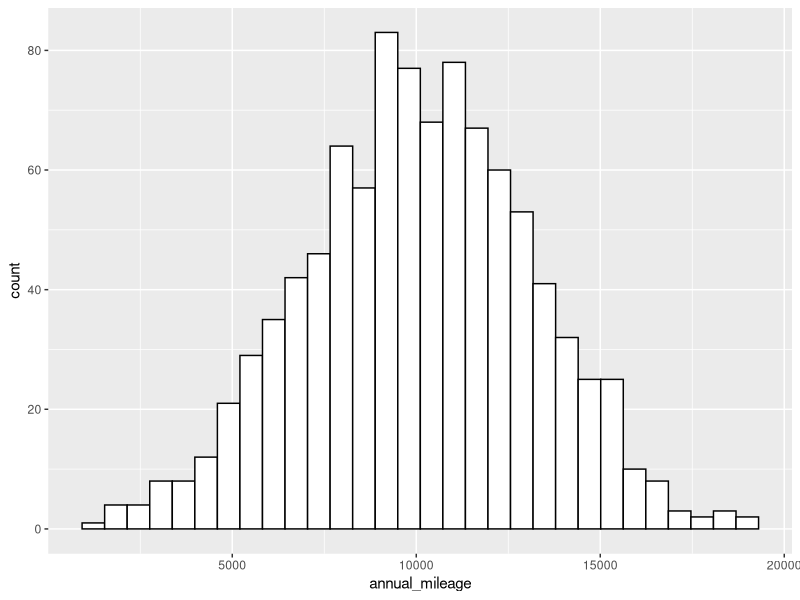
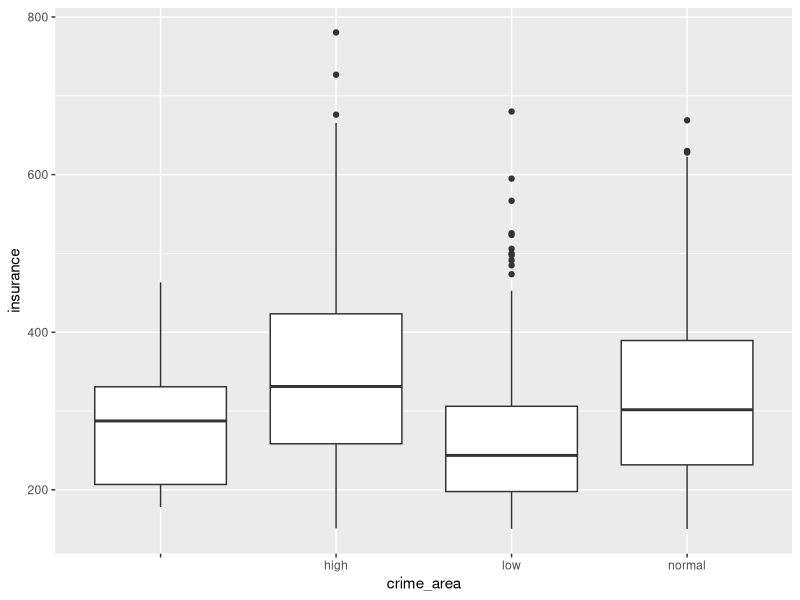
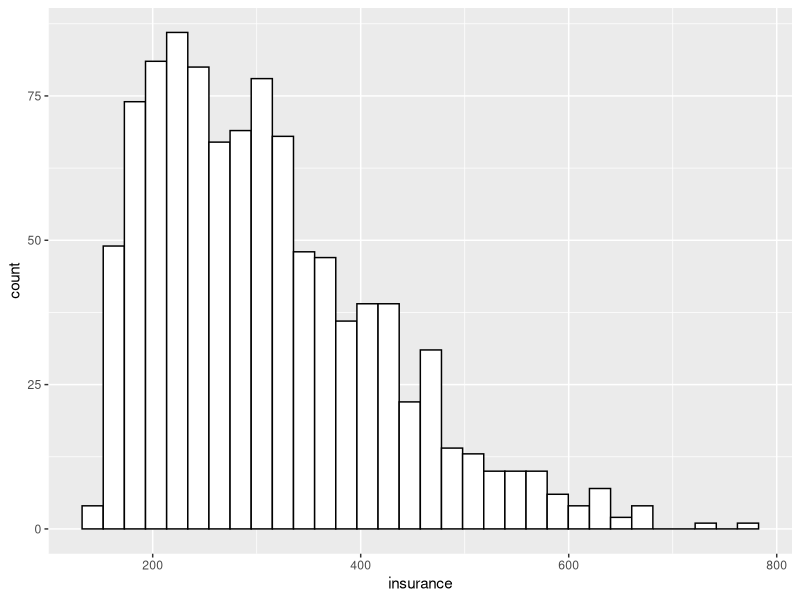
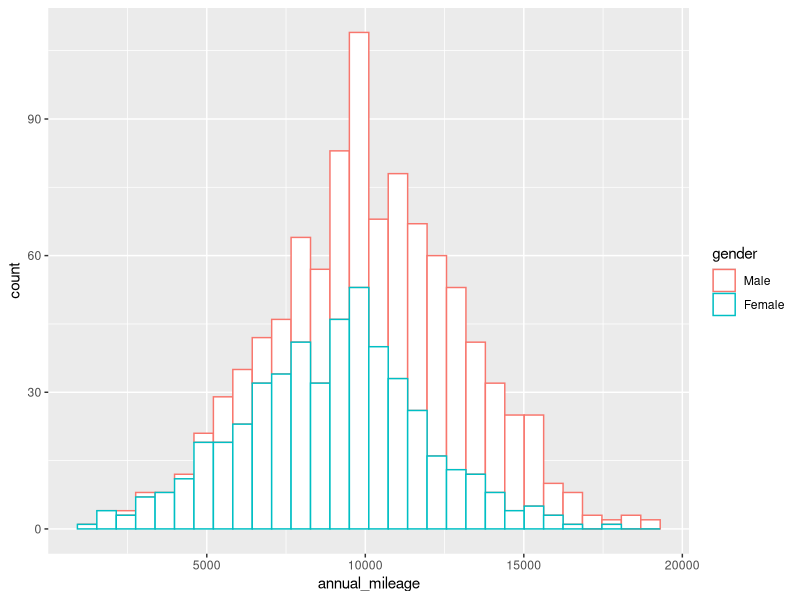
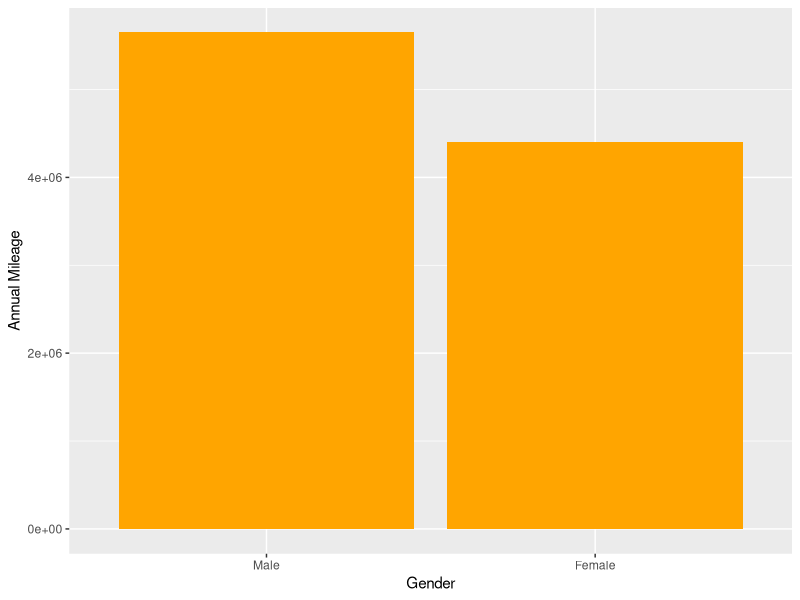
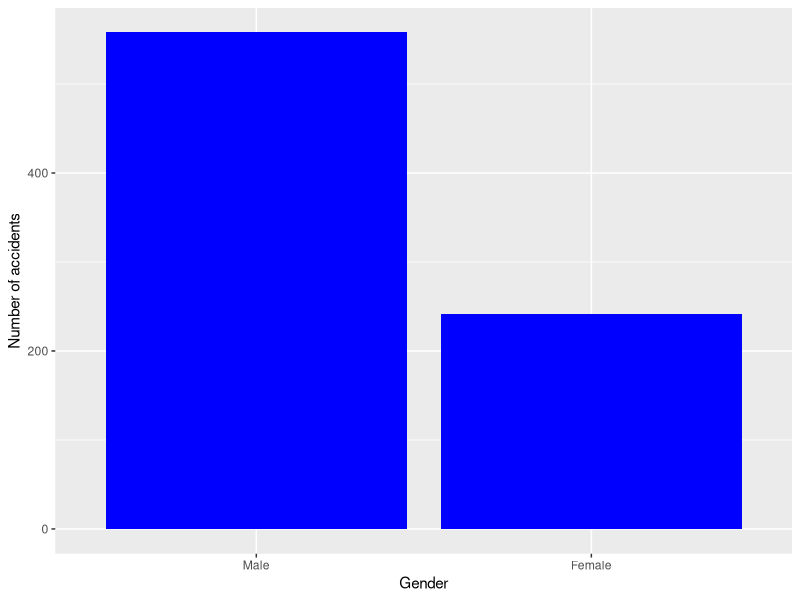
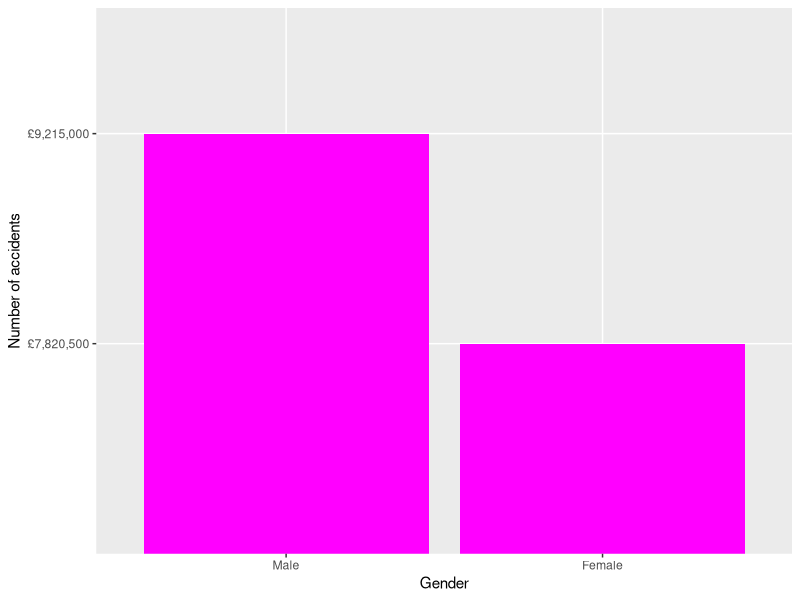
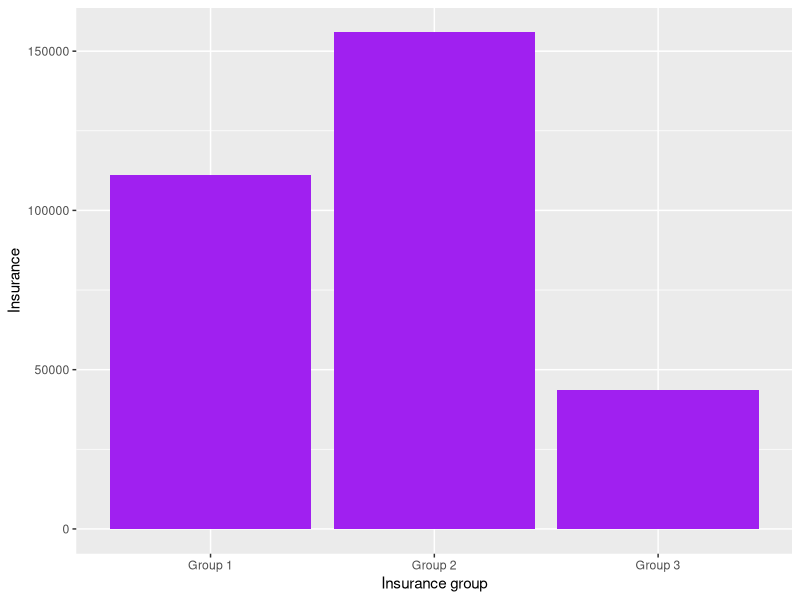

These figures' R source, in order:
## ---- chunk 1
getwd()
library(caret)
library(ggplot2)
library(stringr)
library(dplyr)
library(corrplot)
library(Hmisc)
library(formattable)
## ---- chunk 2
#clears the R environment
rm(list=ls())
## ---- chunk 3
#sets working directory to current directory
setwd(getwd())
## ---- chunk 4
#Reading the data file
insuredb <- read.csv("insurance.csv", stringsAsFactors = T)
## ---- chunk 5
#structure of the data
str(insuredb)
## ---- chunk 6
#in-depth view of the data
describe(insuredb)
## ---- chunk 7
#summary of the data, for insight in slightly different form
summary(insuredb)
## ---- chunk 8
# Observing the first 6 rows
head(insuredb)
## ---- chunk 9
min(insuredb$driver_age)
## ---- chunk 10
insuredb$car_reg <- NULL #to remove the car_reg column

insuredb$country <- NULL #to remove the country column

summary(insuredb)
## ---- chunk 11
#To determine best value to fix for the missing values of 'annual_mileage'
ggplot(data = insuredb, aes(x = annual_mileage)) + 
  geom_histogram(bins = 30, na.rm = TRUE, color="black", fill="white", position = "stack")

## ---- chunk 12
#get the mean of the values
getMean = mean(insuredb$annual_mileage, na.rm = TRUE)

insuredb$annual_mileage[is.na(insuredb$annual_mileage)] <- getMean
#summary(insuredb)

## ---- chunk 13
#To determine best value to fix for the missing values of 'crime_area'

ggplot(data = insuredb, aes(x = crime_area, y = insurance)) + geom_boxplot()

## ---- chunk 14
#to replace missing values with 'low' being the median
insuredb$crime_area[(insuredb$crime_area == '')] <- 'low'

insuredb$crime_area = droplevels(insuredb$crime_area)

## ---- chunk 15
#gender column transformation
prepGender <- function(genderStr){
  cSgenderStrtr <- as.character(genderStr)
  if(str_length(genderStr) == 1){
    if(genderStr == 'M') genderStr = as.factor('Male')
    if(genderStr == 'F') genderStr = as.factor('Female')
  }else{
    genderStr = str_to_sentence(genderStr)
  }
  genderStr = as.factor(genderStr)
}

insuredb$gender = sapply(insuredb$gender, prepGender)
#summary(insuredb$gender)
## ---- chunk 16
#car_value column transformation to get rid of £ and K from the values
carValue <- function(cStr){
  cStr <- as.character(cStr)
  if(str_detect(cStr, 'K')){
    newVal = str_remove_all(cStr, "[£K]")
    newVal = as.numeric(newVal)
    cStr = newVal * 1000
  }
  if(str_detect(cStr, ",")){
    newVal = str_remove_all(cStr, "[£,]")
    cStr = newVal
  }  
  cStr = as.numeric(cStr)
}

insuredb$car_value = sapply(insuredb$car_value, carValue)
#summary(insuredb)
## ---- chunk 17
#car_age column transformation to get rid of Y(ear) and M(onth)

carAge <- function(cStr){
  cStr <- as.character(cStr)
  if(str_detect(cStr, ' ')){
    spVal = unlist(str_split(cStr, " "))
    yr = str_remove_all(spVal[1], 'Y')
    mth = str_remove_all(spVal[2], 'M')
    nyr = as.numeric(yr)
    nmth = as.numeric(mth)
    yr = 12*nyr
    cStr = yr + nmth
  }
  cStr = as.numeric(cStr)
}

insuredb$car_age = sapply(insuredb$car_age, carAge)

## ---- chunk 18

ggplot(data = insuredb, aes(x = insurance)) + 
  geom_histogram(bins = 32, na.rm = TRUE,color="black", fill="white")
## ---- chunk 19
ggplot(data = insuredb, aes(x = annual_mileage, color=gender)) + geom_histogram(bins = 30, na.rm = TRUE, fill="white")

## ---- chunk 20
# Calculate the gender with the highest number of accidents
result <- aggregate(annual_mileage ~ gender, data = insuredb, FUN = sum)
#result
male_miles <- result[result$gender == "Male", "annual_mileage"]
female_miles <- result[result$gender == "Female", "annual_mileage"]

cat("Total number miles traveled by males annually is:", 
    sprintf("%s", prettyNum(male_miles, big.mark = ",", decimal.mark = ".")), ' miles\n')
cat("Total number miles traveled by females annually is:", 
    sprintf("%s", prettyNum(female_miles, big.mark = ",", decimal.mark = ".")),'miles')

ggplot(result, aes(x = gender, y = annual_mileage)) + geom_bar(stat = "identity", fill = "orange") +
  labs(x = "Gender", y = "Annual Mileage")
## ---- chunk 21
# Calculate the gender with the highest number of accidents
result <- aggregate(num_accident ~ gender, data = insuredb, FUN = sum)
#result
male_accidents <- result[result$gender == "Male", "num_accident"]
female_accidents <- result[result$gender == "Female", "num_accident"]

cat("Total number accidents by males is:", male_accidents, '\n')
cat("Total number accidents by females is:", female_accidents)

ggplot(result, aes(x = gender, y = num_accident)) + geom_bar(stat = "identity", fill = "blue") +
  labs(x = "Gender", y = "Number of accidents")
## ---- chunk 22
# Calculate the gender with the highest number of accidents
result <- aggregate(car_value ~ gender, data = insuredb, FUN = sum)
#result
male_cars <- result[result$gender == "Male", "car_value"]
female_cars <- result[result$gender == "Female", "car_value"]

cat("Total males cars value is:", sprintf("£%s", prettyNum(male_cars, big.mark = ",")), '\n')
cat("Total females cars value is:", sprintf("£%s", prettyNum(female_cars, big.mark = ",")))

ggplot(result, aes(x = gender, y = sprintf("£%s", prettyNum(car_value, big.mark = ",")))) +
  geom_bar(stat = "identity", fill = "magenta") +
  labs(x = "Gender", y = "Number of accidents")
## ---- chunk 23
#result <- insuredb[which.max(insuredb$num_accident), "gender"]
result <- aggregate(insurance ~ insurance_group, data = insuredb, FUN = sum)
#result
group1_insurance <- result[result$insurance_group == "Group 1", "insurance"]
group2_insurance <- result[result$insurance_group == "Group 2", "insurance"]
group3_insurance <- result[result$insurance_group == "Group 3", "insurance"]

g1_2Currency <- sprintf("£%s", prettyNum(group1_insurance, big.mark = ",", decimal.mark = "."))
g2_2Currency <- sprintf("£%s", prettyNum(group2_insurance, big.mark = ",", decimal.mark = "."))
g3_2Currency <- sprintf("£%s", prettyNum(group3_insurance, big.mark = ",", decimal.mark = "."))

cat("Total insurance premium paid by Group 1 is:", g1_2Currency, '\n')
cat("Total insurance premium paid by Group 2 is:", g2_2Currency, '\n')
cat("Total insurance premium paid by Group 3 is:", g3_2Currency)

ggplot(result, aes(x = insurance_group, y = insurance)) + geom_bar(stat = "identity", fill = "purple") +
labs(x = "Insurance group", y = "Insurance")


## ---- chunk 24
ggplot(insuredb, aes(x = annual_mileage, y = num_accident)) +
  geom_point() +
  labs(x = "Annual Mileage", y = "Number of Accidents") +
  ggtitle("Number of Accidents vs. Annual Mileage")

## ---- chunk 25

write.csv(insuredb, file.path(getwd(), "new_insurancedb.csv"), row.names = FALSE)

## ---- chunk 26
#corrplot(cor(insuredb[(1:7)]))

corrplot(cor(insuredb[(1:7)]), method = "number")
